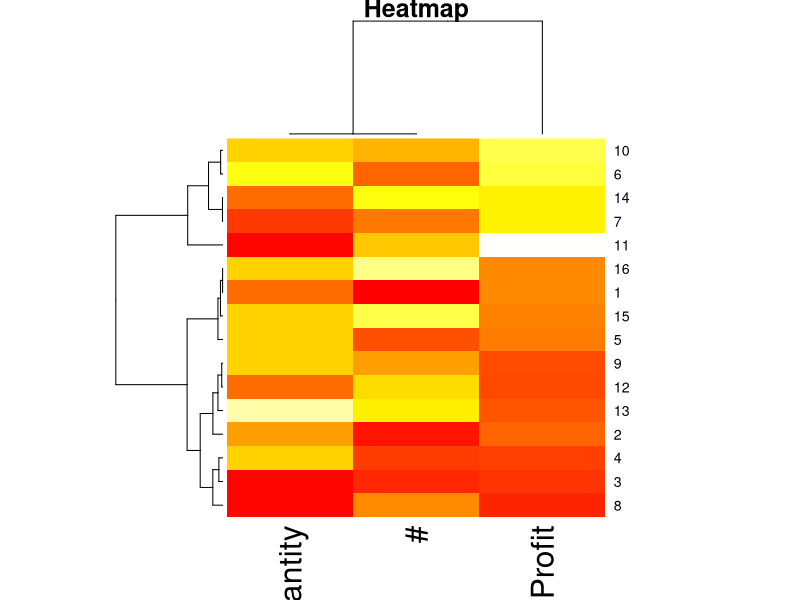

The R source for this figure:
# Heatmap
library(readxl)

# Read sheet 3 from Excel file
data <- read_excel("../datasets/BDA.xlsx", sheet = 3)

# Select numeric columns
numeric_data <- data[sapply(data, is.numeric)]

# Create heatmap
heatmap(as.matrix(numeric_data),
        main = "Heatmap",
        col = heat.colors(256),
        scale = "column")
